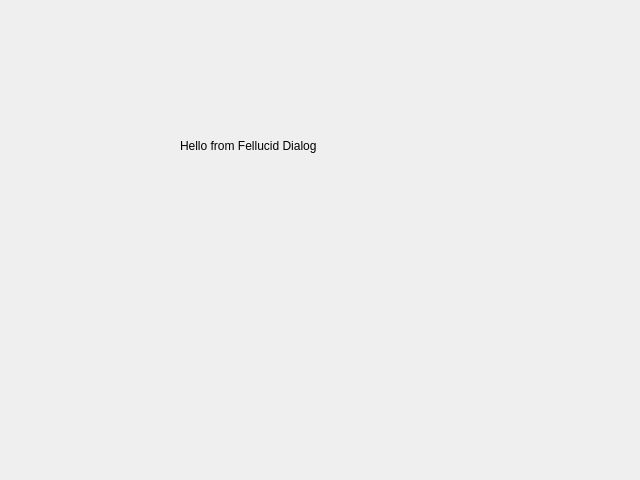
<?xml version="1.0" encoding="UTF-8"?>
<ui version="4.0">
 <class>FellucidDialog</class>
 <widget class="QDialog" name="FellucidDialog">
  <property name="geometry">
   <rect>
    <x>0</x>
    <y>0</y>
    <width>640</width>
    <height>480</height>
   </rect>
  </property>
  <property name="windowTitle">
   <string>Dialog</string>
  </property>
  <widget class="QLabel" name="label">
   <property name="geometry">
    <rect>
     <x>180</x>
     <y>100</y>
     <width>361</width>
     <height>91</height>
    </rect>
   </property>
   <property name="text">
    <string>Hello from Fellucid Dialog</string>
   </property>
  </widget>
 </widget>
 <resources/>
 <connections/>
</ui>
